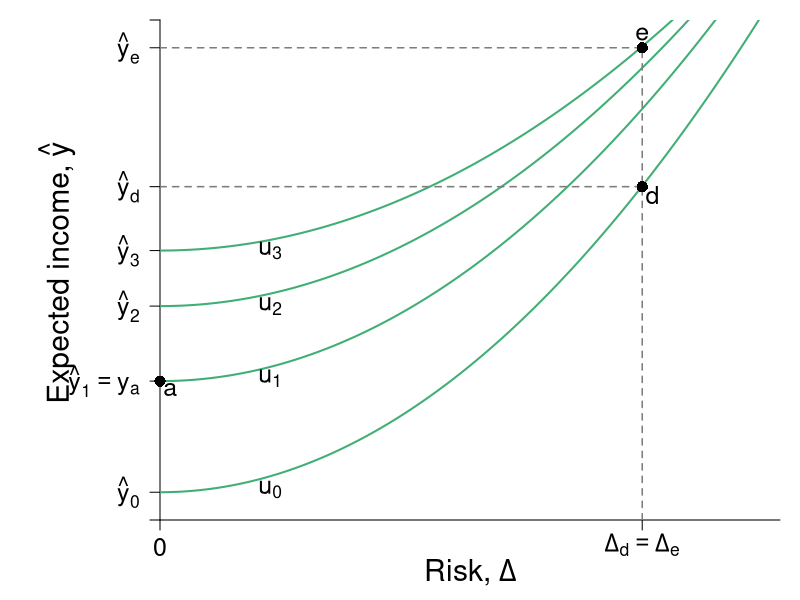

Here is the R script that generated this plot: (Note: this script raises an error after producing the figure.)
#Graph Designer(s): Simon Halliday,  Riley Boeth '17 & Weikai Chen
#Authors: Bowles, Foley and Halliday
#Title: Coordination, Conflict and Competition: A Text in Microeconomics

library(shape)

# The utility function and indifference curve

U <- function(y, delta, alpha = 0.2, beta = 2){
  y - alpha * delta ^ beta
}

indiff <- function(delta, u = 2, alpha = 0.2, beta = 2){
    u + alpha * delta^beta
}

                                        # Assign the parameters

y0  <-  5 # expected income without continuing education
delta0 <-  0 # no risk without continuing education
yR  <-  12 # expected income with higher education after paying tuition
deltaR  <-  7 # risk with education
C <- 5 # tuition
yRprime <-  yR + C # expected income with free higher education
deltaRprime  <-  deltaR
tau  <- C / yRprime # tax rate
yT  <- yRprime * (1 - tau) # expected income with free education paying with tax
deltaT  <-  deltaRprime * (1 - tau) # risk with free education paying with tax



# Set parameters for graphics
axislabelsize <- 1.8
labelsize <- 1.5
namesize <- 1.8
annotatesize <- 1.5
graphlinewidth <- 2
segmentlinewidth <- 1.5

COL <- c("#7fc97f", "#beaed4", "#fdc086", "#ffff99", "#386cb0", "#f0027f", "#bf5b17", "#666666")
COLA <- c("#e0f3db", "#99d8c9","#66c2a4","#41ae76", "#238b45", "#005824")
COLB <- c("#c6dbef", "#4eb3d3", "#2b8cbe", "#0868ac","#084081")
COLC <- c("#fcfbfd", "#efedf5", "#dadaeb", "#bcbddc", "#9e9ac8", "#807dba", "#6a51a3", "#54278f", "#3f007d")
grays <- gray.colors(25, start = 1, end = 0, alpha = 1)

#Add limits on axes and levels of utility for each indifference curve
xlims <- c(0, deltaR + 2)
ylims <- c(0, yRprime + 1)


npts <- 501
x <- seq(xlims[1], xlims[2], length.out = npts)
y <- seq(ylims[1], ylims[2], length.out = npts)

# show the colors define
## for (i in 1:8){
##     points(i,i,col = COL[i], pch = 16)
## }
## for (i in 1:6){
##     points(i,i + 1, col = COLA[i],pch = 16)
## }
## for (i in 1:4){
##     points(i,i+2, col = COLB[i], pch  )
## }

npts <- 500
xx1 <- seq(xlims[1], xlims[2], length.out = npts)
# the first plot
pdf(file = "risk/education1.pdf", width = 9, height = 7)
#Edited the margins to cater for the larger LHS labels
par(mar =  c(4, 8, 1, 1))
plot(0, 0, xlim = xlims, ylim = ylims, type = "n",
     xlab = "",
     ylab = "",
     xaxt = "n",
     yaxt = "n",
     bty = "n",
     xaxs = "i",
     yaxs = "i"
)

ticksy <- c(0, y0 - 4, y0, y0 + 2.7, y0 + 4.7, yT, 17, ylims[2])
ylabels <- c(NA, expression(paste(hat(y)[0])), expression(paste(hat(y)[1] == y[a])), expression(paste(hat(y)[2])), expression(paste(hat(y)[3])), expression(paste(hat(y)[d])), expression(paste(hat(y)[e])), NA)

ticksx <- c(0, 7, ylims[2])
xlabels <- c(0, expression(paste(Delta[d] == Delta[e])), NA)

#Axis label
mtext(expression(paste("Risk, ", Delta)), side = 1, line = 2.5, cex = axislabelsize)
text(-1.5, 0.5*ylims[2] - 0.1, expression(paste("Expected income, ", hat(y))), xpd = TRUE, cex = axislabelsize, srt = 90) 

axis(1,at = ticksx,  pos = 0, labels = xlabels, cex.axis = labelsize)
axis(2,at = ticksy,  pos = 0, labels = ylabels, las = 1, cex.axis = labelsize)

# the point (y0,delta0) and the indifference curve through it
lines(xx1, indiff(xx1, u = U(y0 - 4, delta0), alpha =  0.225), col = COLA[4], lwd = graphlinewidth)
lines(xx1, indiff(xx1, u = U(y0, delta0)), col = COLA[4], lwd = graphlinewidth)
lines(xx1, indiff(xx1, u = U(y0 + 2.7, delta0), alpha = 0.175), col = COLA[4], lwd = graphlinewidth)
lines(xx1, indiff(xx1, u = U(y0 + 4.7, delta0), alpha = 0.15), col = COLA[4], lwd = graphlinewidth)

# the point (yR, deltaR), (yRprime, deltaRprime), Add segments
segments(deltaR, 0, deltaR, yRprime, lty = 2, col = grays[20] , lwd = segmentlinewidth)
segments(0, yR, deltaR, yR, lty = 2, col = grays[20] , lwd = segmentlinewidth)
segments(0, yRprime, deltaR, yRprime, lty = 2, col = grays[20] , lwd = segmentlinewidth)

#Label points
points(deltaR, yR, pch = 16, col = "black", cex = 1.5)
points(deltaRprime, yRprime, pch = 16, col = "black", cex = 1.5)


points(0, y0, pch = 16, col = "black", cex = 1.5, xpd = TRUE)
text(0.15, y0 - 0.3, expression(paste(a)), cex = labelsize)


text(1.6, 1.2 - 0.1, expression(paste(u[0])), cex = labelsize)
text(1.6, 5.2 - 0.1, expression(paste(u[1])), cex = labelsize)
text(1.6, 7.8 - 0.1, expression(paste(u[2])), cex = labelsize)
text(1.6, 9.8 - 0.1, expression(paste(u[3])), cex = labelsize)

text(deltaR + 0.15, yR - 0.3, expression(paste(d)), cex = labelsize)
text(deltaR, yRprime + 0.5, expression(paste(e)), cex = labelsize)

#Arrow for cost
brackets(deltaR + 0.1, yRprime - 0.1, 
         deltaR + 0.1, yR + 0.1, 
         ticks = 0.4, curvature = 0.5, type = 1, 
         col = "black", lwd = 2, lty = 1, h = 0.3, xpd = TRUE)
text(deltaR + 0.6, (yR + yRprime)/2 + 0.9, 
     expression(paste("Cost")), 
     cex = labelsize)
text(deltaR + 0.6, (yR + yRprime)/2 + 0.3, 
     expression(paste(c)), 
     cex = labelsize)



dev.off()
